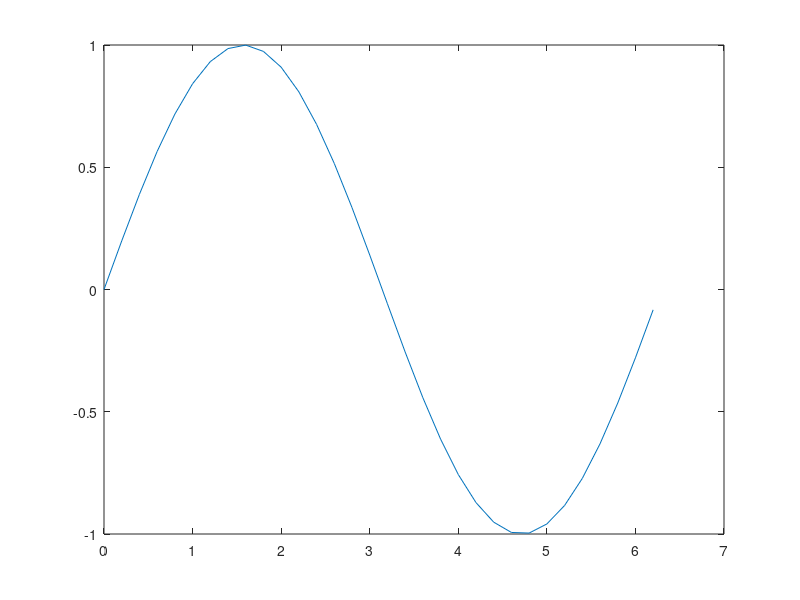

The MATLAB source for this figure:
## My script
#
# *Row* vector creation.
##

a = 1:5

%%
% Using the <octave:plot plot funtion>.
%

x = 0:.2:2*pi;
y = sin (x);
plot (x,y)

